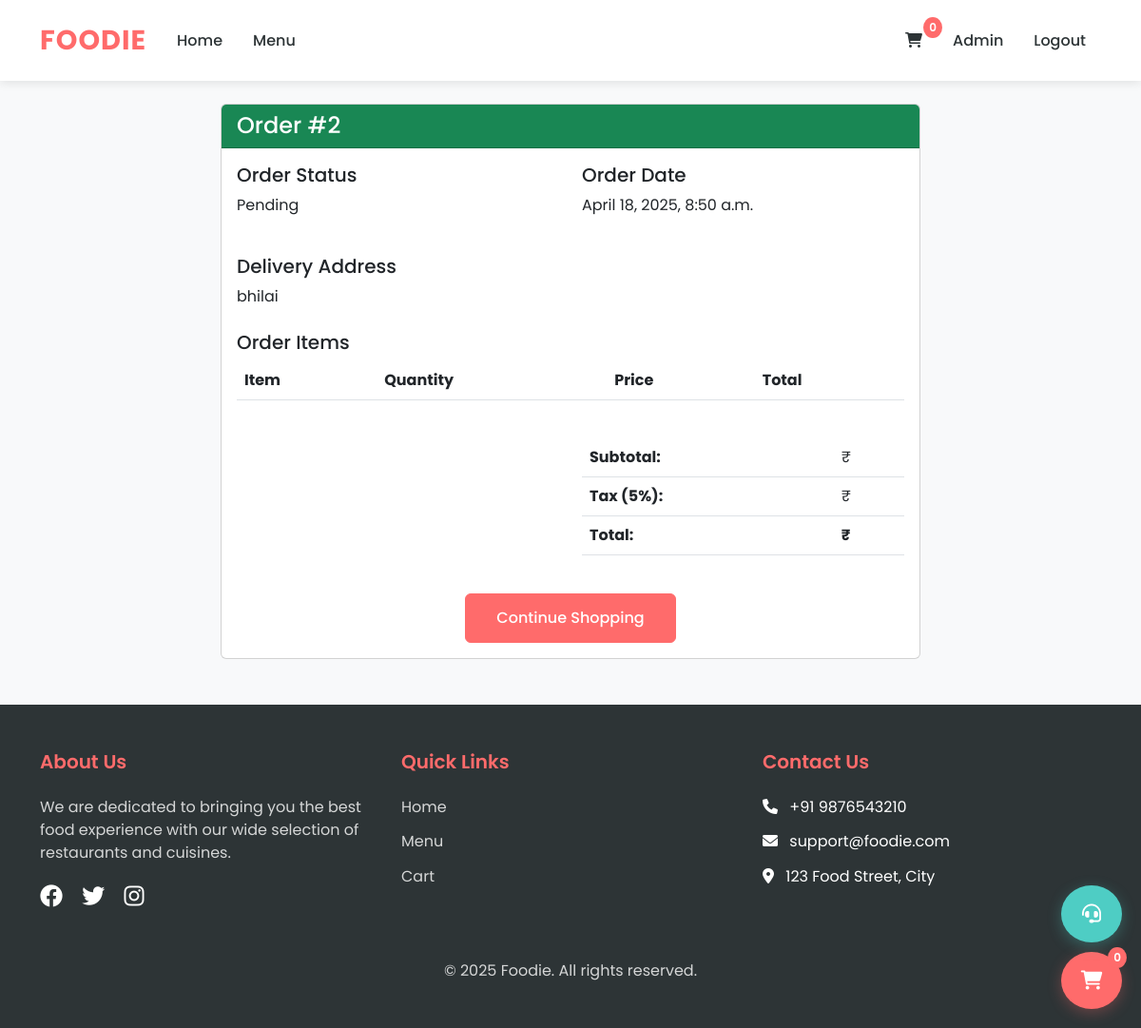
/order/2/ (signed in), run on the app's committed database.
### core/models.py (models this page shows, shortened)
class Order(models.Model):
    STATUS_CHOICES = [
        ('pending', 'Pending'),
        ('confirmed', 'Confirmed'),
        ('preparing', 'Preparing'),
        ('out_for_delivery', 'Out for Delivery'),
        ('delivered', 'Delivered'),
        ('cancelled', 'Cancelled'),
    ]
    PAYMENT_METHOD_CHOICES = [
        ('cash', 'Cash on Delivery'),
        ('card', 'Credit/Debit Card'),
        ('upi', 'UPI Payment'),
    ]
    user = models.ForeignKey(User, on_delete=models.CASCADE)
    restaurant = models.ForeignKey(Restaurant, on_delete=models.CASCADE, null=True, blank=True)
    status = models.CharField(max_length=20, choices=STATUS_CHOICES, default='pending')
    payment_method = models.CharField(max_length=20, choices=PAYMENT_METHOD_CHOICES, default='cash')
    delivery_address = models.TextField()
    total_amount = models.DecimalField(max_digits=10, decimal_places=2)
    coupon_code = models.CharField(max_length=20, blank=True, null=True)
    discount_amount = models.DecimalField(max_digits=10, decimal_places=2, default=0)
    delivery_phone = models.CharField(max_length=15, default='+91 0000000000')
    created_at = models.DateTimeField(auto_now_add=True)
    updated_at = models.DateTimeField(auto_now=True)

### core/views.py (the view)
# urls.py: path('order/<int:order_id>/', views.order_detail, name='order_detail'),
@login_required
def order_detail(request, order_id):
    order = get_object_or_404(Order, id=order_id, user=request.user)
    return render(request, 'order_detail.html', {'order': order})

### core/templates/order_detail.html (shortened to what this page needs)
{% extends 'base.html' %}
{% block content %}
<div class="container mt-4">
    <div class="row">
        <div class="col-md-8 offset-md-2">
            <div class="card">
                <div class="card-header bg-success text-white">
                    <h4 class="mb-0">Order #{{ order.id }}</h4>
                </div>
                <div class="card-body">
                    <div class="row mb-4">
                        <div class="col-md-6">
                            <h5>Order Status</h5>
                            <p class="text-capitalize">{{ order.status }}</p>
                        </div>
                        <div class="col-md-6">
                            <h5>Order Date</h5>
                            <p>{{ order.created_at|date:"F j, Y, g:i a" }}</p>
                        </div>
                    </div>
                    <h5>Delivery Address</h5>
                    <p class="mb-4">{{ order.delivery_address }}</p>
                    <h5>Order Items</h5>
                    <div class="table-responsive">
                        <table class="table">
                            <thead>
                                <tr>
                                    <th>Item</th>
                                    <th>Quantity</th>
                                    <th>Price</th>
                                    <th>Total</th>
                                </tr>
                            </thead>
                        </table>
                    </div>
                    <div class="row mt-4">
                        <div class="col-md-6 offset-md-6">
                            <table class="table">
                                <tr>
                                    <th>Subtotal:</th>
                                    <td class="text-right">₹{{ order.subtotal }}</td>
                                </tr>
                                <tr>
                                    <th>Tax (5%):</th>
                                    <td class="text-right">₹{{ order.tax }}</td>
                                </tr>
                                <tr>
                                    <th>Total:</th>
                                    <td class="text-right"><strong>₹{{ order.total }}</strong></td>
                                </tr>
                            </table>
                        </div>
                    </div>
                    <div class="text-center mt-4">
                        <a href="{% url 'menu' %}" class="btn btn-primary">Continue Shopping</a>
                    </div>
                </div>
            </div>
        </div>
    </div>
</div>
{% endblock %}

### core/templates/base.html (style rules this page uses)
:root { --primary-color: #ff6b6b; --secondary-color: #4ecdc4; --dark-color: #2d3436; --light-color: #f8f9fa; }
body { font-family: 'Poppins', sans-serif; background-color: var(--light-color); }
.btn-primary { background-color: var(--primary-color); border-color: var(--primary-color); padding: 0.8rem 2rem; font-weight: 500; transition: all 0.3s ease; }

### data on the page
Order: id "2", status "Pending", created_at "April 18, 2025, 8:50 a.m.", delivery_address "bhilai"
